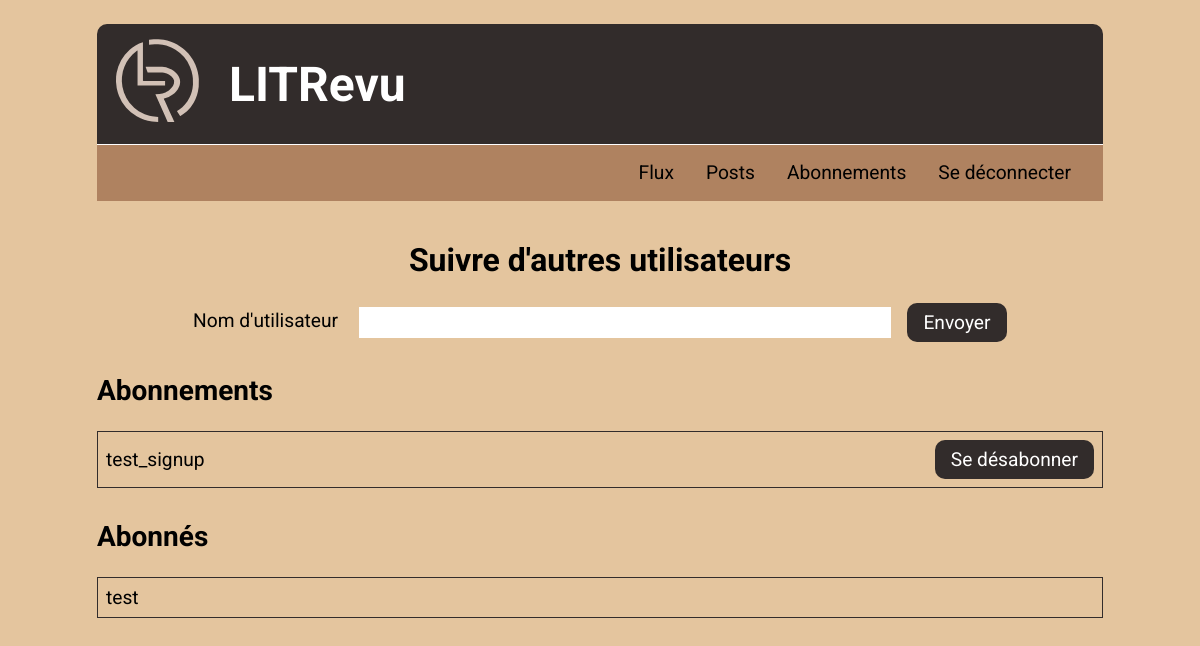
Page /subscriptions/ (signed in) on the earlier database version.
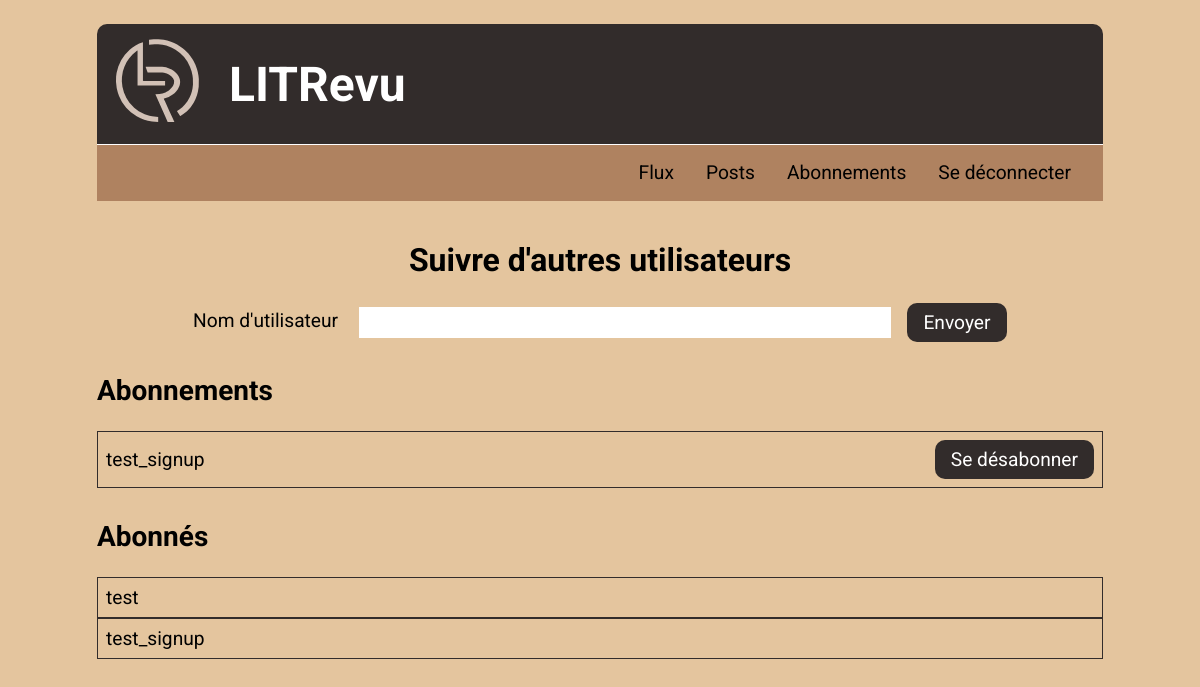
Same page on the later database version.
### flux/models.py (models this page shows, shortened)
class UserFollows(models.Model):
    user = models.ForeignKey(to=settings.AUTH_USER_MODEL,
                             on_delete=models.CASCADE,
                             related_name='following')
    followed_user = models.ForeignKey(
        to=settings.AUTH_USER_MODEL,
        on_delete=models.CASCADE,
        related_name='followed_by'
    )
    class Meta:
        unique_together = (('user', 'followed_user'),)

### authentication/models.py (models this page shows)
class User(AbstractUser):
    pass

### flux/views.py (the view, shortened to what this page needs)
# urls.py: path('subscriptions/', flux.views.subscriptions_page,
@login_required
def subscriptions_page(request):
    current_user = request.user
    search_query = request.GET.get('search', '')
    following = UserFollows.objects.filter(
        user=current_user
    ).select_related('followed_user')
    followers = UserFollows.objects.filter(
        followed_user=current_user
    ).select_related('user')
    context = {
        'following': following,
        'followers': followers,
        'search_query': search_query,
    }
    return render(request, 'flux/subscriptions.html', context)

### flux/templates/flux/subscriptions.html (shortened to what this page needs)
{% extends 'base.html' %}
{% block content %}
    <main class="main-subscriptions">
        <h2>Suivre d'autres utilisateurs</h2>
        <section class="block-search">
            <form method="get" class="subscription-form">
                <label for="search">Nom d'utilisateur</label>
                <input type="text" id="search" name="search" value=
                        "{{ search_query }}" required>
                <button type="submit" class="btn-send">Envoyer</button>
            </form>
        </section>
        <section>
            <h3>Abonnements</h3>
            <ul class="following-list">
                {% for follow in following %}
                    <li>
                        {{ follow.followed_user.username }}
                         <form method="post" action="
{% url 'unfollow_user' follow.followed_user.id %}">
                            <button>Se désabonner</button>
                        </form>
                    </li>
                {% endfor %}
            </ul>
        </section>
        <section>
            <h3>Abonnés</h3>
            <ul class="following-list">
                {% for follower in followers %}
                    <li>{{ follower.user.username }}</li>
                {% endfor %}
            </ul>
        </section>
    </main>
{% endblock content %}

Differences in the rows shown:
added UserFollows: user.username "test_signup", shown under "Abonnés"
